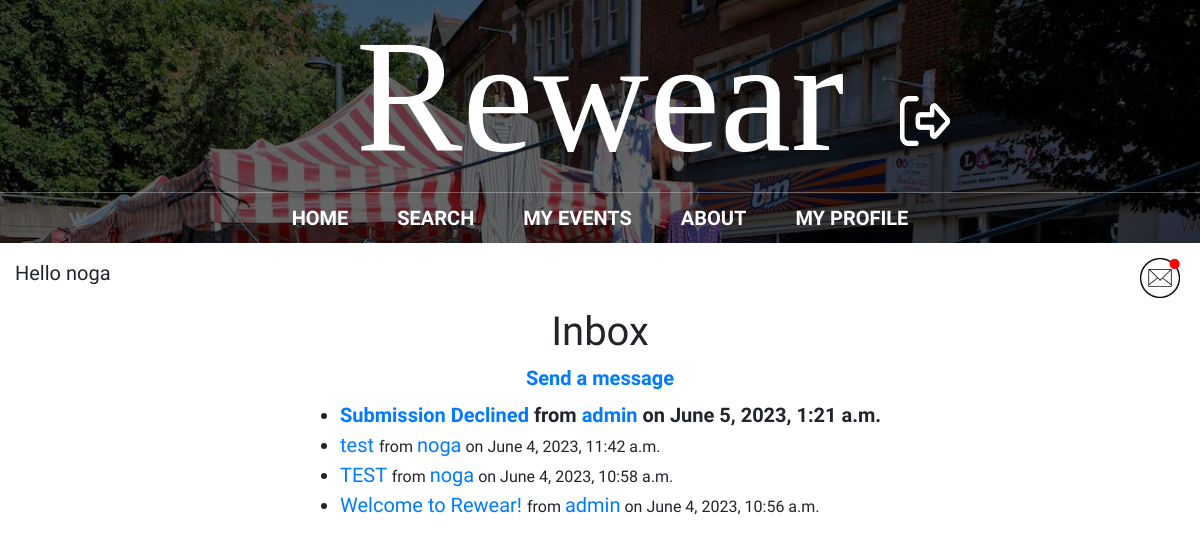
Page /inbox/ (signed in) on the earlier database version.
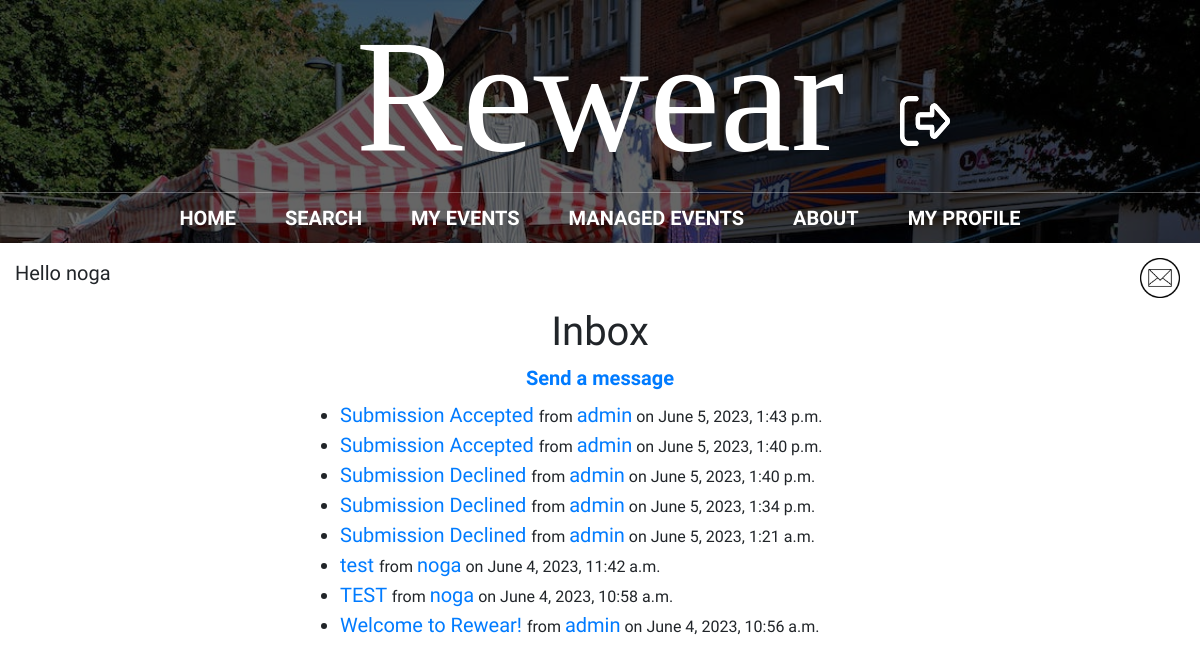
Same page on the later database version.
### main/models.py (models this page shows)
class Message(models.Model):
    sender = models.ForeignKey(User, on_delete=models.CASCADE, related_name='sent_messages')
    recipient = models.ForeignKey(User, on_delete=models.CASCADE, related_name='received_messages')
    subject = models.CharField(max_length=255)
    body = models.TextField()
    from django.utils import timezone
    created_at = models.DateTimeField(default=timezone.now)
    is_read = models.BooleanField(default=False)

### main/views.py (the view)
# urls.py: path("inbox/", views.inbox, name="inbox"),
@login_required
def inbox(request):
    messages = Message.objects.filter(recipient=request.user)
    new_mail = new_messages(request.user.username)
    return render(request, 'main/inbox.html', {'messages': messages, 'new_mail': new_mail})

### main/views.py (called while the page is built)
def new_messages(username):
    try:
        messages = Message.objects.filter(recipient=User.objects.filter(username=username)[0])
        for m in messages:
            if not m.is_read:
                return True
        return False
    except:
        return False

### main/templates/main/inbox.html (shortened to what this page needs)
{% extends 'main/base.html' %}
{% block content %}
  <center><h2>Inbox</h2>
    <a href="/send_message/"><h5><b>Send a message</b></h5></a>
  {% if messages %}
    <ul class="mail">
      {% for message in messages reversed %}
        <li{% if not message.is_read %} style="font-weight: bold;"{% endif %}>
          <a href="/message_detail/{{message.id}}">
            {% if not message.is_read %}
              <big><b>{{ message.subject }}</b></big>
            {% else %}
              {{ message.subject }}
            {% endif %}
          </a>
          {% if not message.is_read %}
            from <a href="/profile/{{ message.sender.username }}">{{ message.sender.username }}</a> on {{ message.created_at }}
          {% else %}
            <small>from <a href="/profile/{{ message.sender.username }}">{{ message.sender.username }}</a> on {{ message.created_at }}</small>
          {% endif %}
        </li>
      {% endfor %}
    </ul>
  {% else %}
    <p>No messages.</p></center>
  {% endif %}
{% endblock %}

### main/templates/main/base.html (shortened to what this page needs)
{% load static %}
<!doctype html>
<html>
	<head>
		<link rel="stylesheet" href="https://stackpath.bootstrapcdn.com/bootstrap/4.3.1/css/bootstrap.min.css">
		<link rel="stylesheet" href="{% static 'css/styles.css' %}">
	</head>
	<body>
	<div id = "content", name = "content">
		<div class="row justify-content-center">
			<div class="col-12">
					<header class="main-header">
						<h1 id="header-title" class="header-name header-name-large" style="text-align: center; position: relative;">Rewear
							{% if user.is_authenticated %}
								<span class="header-photo-wrapper">
									<a href="/logout">
										<img src="{% static 'media/logout.png' %}" alt="logout" class="header-photo" width="50" height="50">
									</a>
								</span>
							{% endif %}
						</h1>
						<nav class="nav main-nav">
							<ul>
								<li><a href="/">Home</a></li>
								{% if user.is_authenticated %}
									<li><a href="/search_page/">Search</a></li>
									<li><a href="/my_events/{{request.user.id}}">My Events</a></li>
								{% endif %}
								{% if user.groups.all.0.name == 'eventManager' or user.groups.all.1.name == 'eventManager' %}
									<li><a href="/managed_events/{{request.user.id}}">Managed Events</a></li>
								{% endif %}
								<li><a href="/about/">About</a></li>
								{% if user.is_authenticated and user.is_superuser %}
									<li><a href="/submissions/">Submissions
									<!--<div style="display: inline-block;">
										<div style="border-radius: 50%; width: 10px; height: 10px; padding: 2px; border: solid; border-color: red;"></div>
									</div>-->
									</a></li>
									<li><a href="/admin/">Administration</a></li>
								{% elif user.is_authenticated and user.is_active%}
								<li><a href="/profile/">My Profile</a></li>
								{% endif %}
							</ul>
						</nav>
					</header>
			{% if user.is_authenticated %}
			<p style="text-align:left;margin:15px;">
				<td><left>Hello {{request.user.username}}</left></td>
				<span style="float:right;">
					{% if new_mail %}
						<a href="/inbox" style="text-decoration:none">
							<img src='{% static "media/new_mail.png" %}' alt="inbox" height=40px width=40px class="animation">&nbsp;
						</a>
					{% else %}
						<a href="/inbox" style="text-decoration:none">
							<img src='{% static "media/mail_icon.png" %}' alt="inbox" height=40px width=40px class="mail_icon">&nbsp;
						</a>
					{% endif %}
				</span>
			</p>
			{% endif %}
				{% block content %}
				{% endblock %}
			</div>
		</div>
	</div>
	</body>
</html>

Differences in the rows shown:
added Message: subject "Submission Accepted", sender.username "admin", created_at "June 5, 2023, 1:43 p.m."
added Message: subject "Submission Accepted", sender.username "admin", created_at "June 5, 2023, 1:40 p.m."
added Message: subject "Submission Declined", sender.username "admin", created_at "June 5, 2023, 1:40 p.m."
added Message: subject "Submission Declined", sender.username "admin", created_at "June 5, 2023, 1:34 p.m."
changed Message "June 5, 2023, 1:21 a.m.": is_read False → True (drawn)
Other differences:
text now shown: "MANAGED EVENTS"
